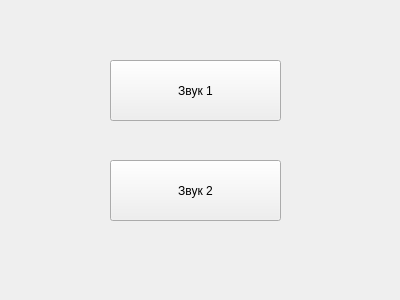
<?xml version="1.0" encoding="UTF-8"?>
<ui version="4.0">
 <class>Form</class>
 <widget class="QWidget" name="Form">
  <property name="geometry">
   <rect>
    <x>0</x>
    <y>0</y>
    <width>400</width>
    <height>300</height>
   </rect>
  </property>
  <property name="windowTitle">
   <string>Form</string>
  </property>
  <widget class="QPushButton" name="pushButton">
   <property name="geometry">
    <rect>
     <x>110</x>
     <y>60</y>
     <width>171</width>
     <height>61</height>
    </rect>
   </property>
   <property name="text">
    <string>Звук 1</string>
   </property>
  </widget>
  <widget class="QPushButton" name="pushButton_2">
   <property name="geometry">
    <rect>
     <x>110</x>
     <y>160</y>
     <width>171</width>
     <height>61</height>
    </rect>
   </property>
   <property name="text">
    <string>Звук 2</string>
   </property>
  </widget>
 </widget>
 <resources/>
 <connections/>
</ui>
